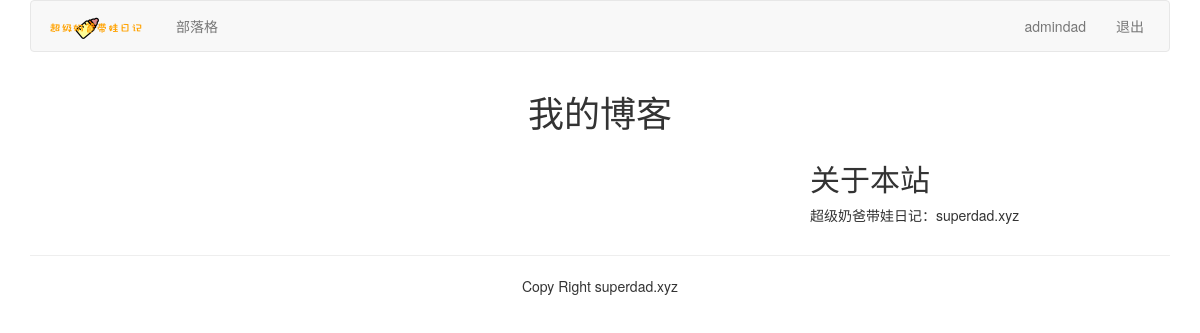
Before: /blog/ (signed in) with the older database file.
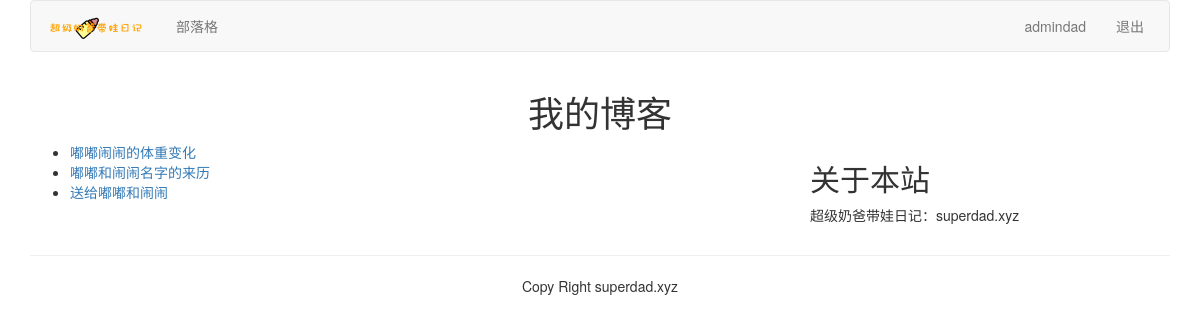
After: the same page with the newer database file.
### blog/models.py (models this page shows, shortened)
class blogarticles(models.Model):
    title = models.CharField(max_length=300)
    author = models.ForeignKey(User,related_name="blog_posts",on_delete=models.CASCADE)
    body = models.TextField()
    publish =models.DateTimeField(default=timezone.now)
    class Meta:
        ordering = ("-publish",)

### blog/views.py (the view)
# urls.py: path("",views.blog_title,name="blog_title"),
def blog_title(request):
    blogs=blogarticles.objects.all()
    return render(request, 'blog/titles.html', {"blogs":blogs})

### templates/blog/titles.html (shortened to what this page needs)
{% extends "base.html" %}
{% block content %}
<div class="row text-center vertical-middle-sm">
    <h1>我的博客</h1>
</div>
<div class="row">
    <div class="col-xs-12 col-md-8">
        <ul>
            {% for blog in blogs %}
                <li><a href="{{ blog.id }}">{{ blog.title }}</a></li>
            {% endfor %}
        </ul>
    </div>
    <div class="col-xs-6 col-md-4">
        <h2>关于本站</h2>
        <p>超级奶爸带娃日记：superdad.xyz</p>
    </div>
</div>
{% endblock %}

### templates/base.html (shortened to what this page needs)
{% load staticfiles %}
<!DOCTYPE <!DOCTYPE html>
<html lang="zh-cn">
<head>
    <link rel="stylesheet" href="{% static 'css/bootstrap.css' %}">
</head>
<body>
    {% include "header.html" %}
    <div class="container">
        {% block content %}{% endblock %}
    </div>
    {% include "footer.html" %}
</body>
</html>

### templates/header.html
{% load staticfiles %}
<div class="container">
    <nav class="navbar navbar-default" role="navigation">
        <div class="navbar-brand">
            <a class="navbar-header" herf="http://superdad.xyz"><img src="{% static '/images/logo.png' %}" width="100px"></a>
        </div>
        <div>
            <ul class="nav navbar-nav" role="navigation">
                <li><a href="{% url 'blog:blog_title' %}">部落格</a></li>
            </ul>
            <ul class="nav navbar-nav navbar-right" style="margin-right:10px">
                {% if user.is_authenticated %}
                <li><a href="#">{{ user.username }}</a></li>
                <li><a href="{% url 'account:user_logout' %}">退出</a></li>
                {% else %}
                <li><a href="{% url 'account:user_login' %}">登录</a></li>
                <li><a href="{% url 'account:user_register' %}">注册</a></li>
                {% endif %}
            </ul>
        </div>
    </nav>
</div>

### templates/footer.html
<div class="container">
    <hr>
    <p class="text-center">Copy Right superdad.xyz</p>
</div>

Changed rows visible on the page:
added blogarticles: title "嘟嘟闹闹的体重变化"
added blogarticles: title "嘟嘟和闹闹名字的来历"
added blogarticles: title "送给嘟嘟和闹闹"
